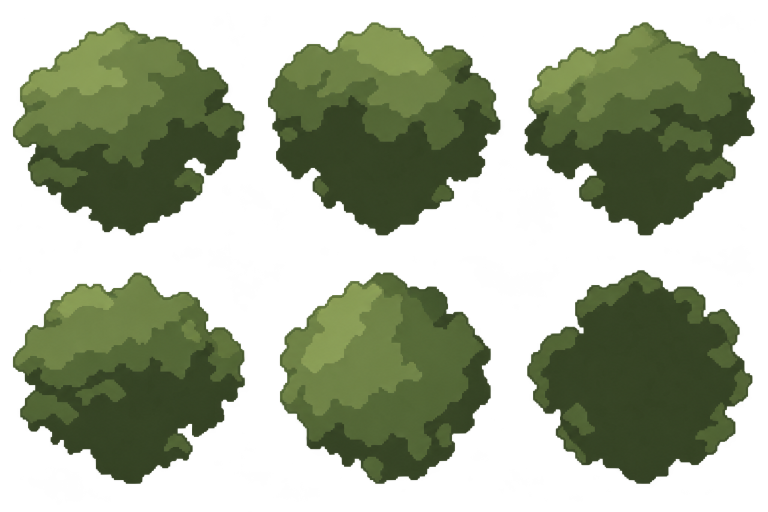
#> input picture source-data/vegetation-drawing/rejected-studies/model-drawn-crown-hierarchy.png, 1536 x 1024 px (shown at 1/2 size)
$ python build-hierarchy-hull.py
#> lines starting #> are read from the running program, lines starting #| are printed output that depends on the picture; after the words box and inside, x2 and y2 are one past the last pixel; in counts of white or black regions, pixels touching at a corner belong together; long printed decimals are rounded
# Written by AI on 2026-10-25 by model GPT-6 Astra.
# Convert six model-composed orthographic silhouettes to one shared 3D form.
from pathlib import Path
import json
import numpy as np
from PIL import Image
from scipy.ndimage import distance_transform_edt, map_coordinates
root=Path(__file__).parent
image=np.asarray(Image.open(root/'model-drawn-crown-hierarchy.png').convert('RGBA'))
#> image is the input picture: shape (1024, 1536, 4); mean R, G, B, A 62.4, 77.2, 40, 124.8
bases=np.array([((1,0,0),(0,-1,0)),((-1,0,0),(0,-1,0)),((0,0,-1),(0,-1,0)),((0,0,1),(0,-1,0)),((1,0,0),(0,0,1)),((1,0,0),(0,0,-1))])
axis=np.linspace(-.57,.57,17)
grid=np.stack(np.meshgrid(axis,axis,axis,indexing='ij'),-1)
field=np.full(grid.shape[:-1],np.inf)
for k,base in enumerate(bases):
 mask=image[(k//3)*512:(k//3+1)*512,(k%3)*512:(k%3+1)*512,3]>127
 signed=distance_transform_edt(mask)-distance_transform_edt(~mask)
 projection=grid@base.T*420+256
 sample=map_coordinates(signed,[projection[...,1],projection[...,0]],order=1,mode='constant',cval=-100)
 field=np.minimum(field,sample)
#> this loop made 6 passes
#> pass 1, `mask=image[(k//3)*512:(k//3+1)*512,(k%3)*512:(k%3+1)*512,3]>127`:
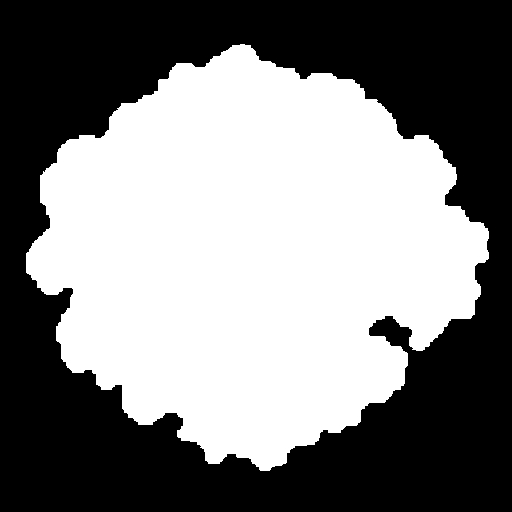
#> mask: shape (512, 512) bool; 49.9% white; 1 white region, box (x1, y1, x2, y2) and area: (26, 44, 489, 471) 130820
#> pass 1, `signed=distance_transform_edt(mask)-distance_transform_edt(~mask)`:
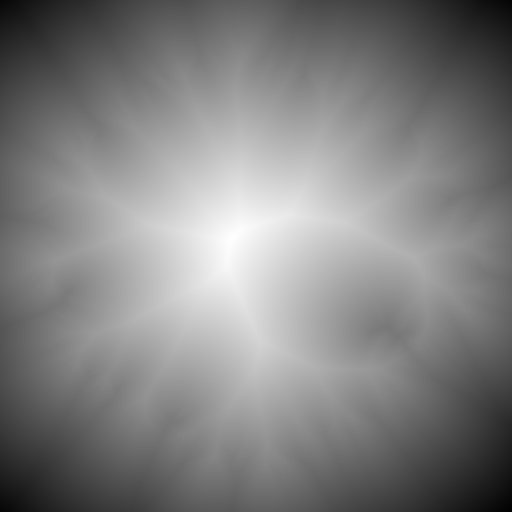
#> signed: shape (512, 512) float64; min -164.9, max 164.5, mean 2; drawn with min black and max white
#> pass 2, `mask=image[(k//3)*512:(k//3+1)*512,(k%3)*512:(k%3+1)*512,3]>127`:
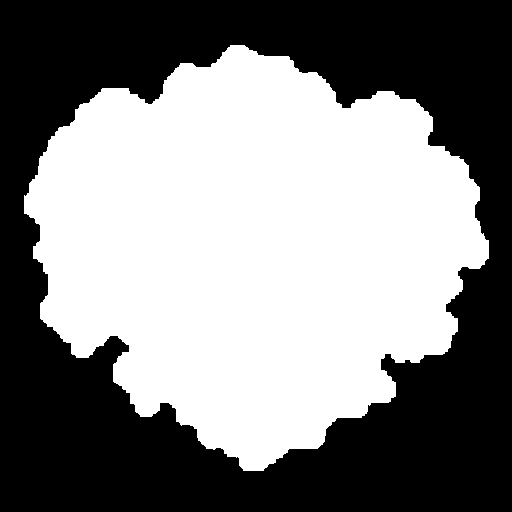
#> mask: shape (512, 512) bool; 51% white; 1 black region, box (x1, y1, x2, y2) and area: (0, 0, 512, 512) 128492
#> pass 2, `signed=distance_transform_edt(mask)-distance_transform_edt(~mask)`:
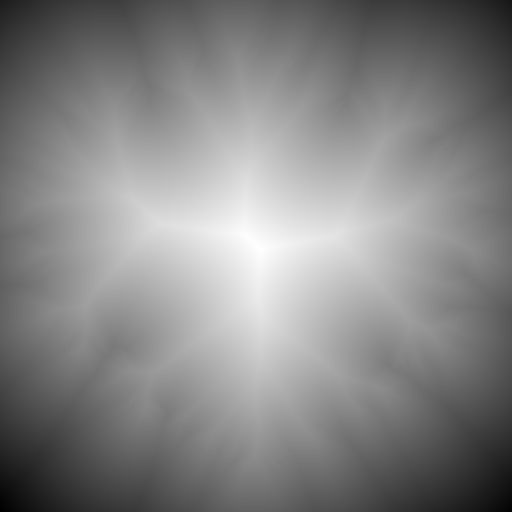
#> signed: shape (512, 512) float64; min -168, max 163.2, mean 4.8; drawn with min black and max white
#> after the loop:
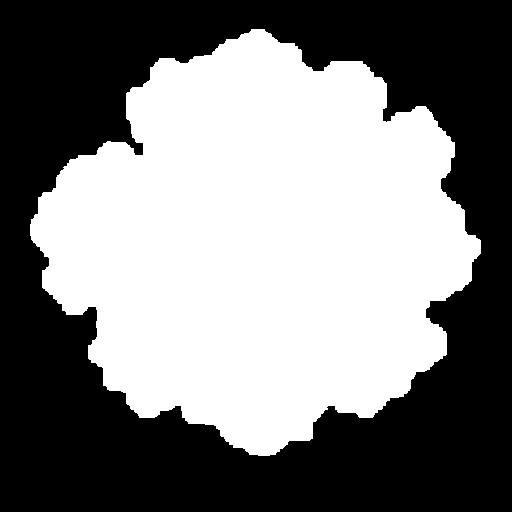
#> mask: shape (512, 512) bool; 49.2% white; 1 white region, box (x1, y1, x2, y2) and area: (30, 29, 481, 456) 129003
#> after the loop:
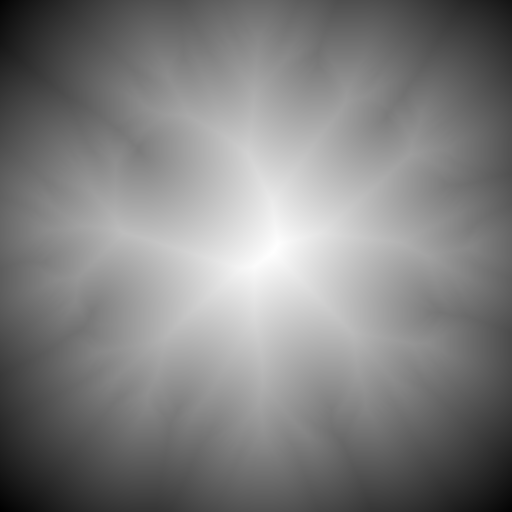
#> signed: shape (512, 512) float64; min -162.3, max 163.3, mean 1.4; drawn with min black and max white
corner=np.array([(0,0,0),(1,0,0),(1,1,0),(0,1,0),(0,0,1),(1,0,1),(1,1,1),(0,1,1)])
tetras=[[0,5,1,6],[0,1,2,6],[0,2,3,6],[0,3,7,6],[0,7,4,6],[0,4,5,6]]
vertices=[]
for cell in np.ndindex(*(np.array(field.shape)-1)):
 ids=corner+cell; values=field[tuple(ids.T)]
 if values.min()>0 or values.max()<0:continue
 points=grid[tuple(ids.T)]
 for tetra in tetras:
  p=points[tetra];v=values[tetra];inside=v>0
  if inside.all() or not inside.any():continue
  crossings=[]
  for a in range(4):
   for b in range(a+1,4):
    if inside[a]!=inside[b]:crossings.append(p[a]+(p[b]-p[a])*(v[a]/(v[a]-v[b])))
  crossings=np.array(crossings);centre=crossings.mean(0)
  outward=p[~inside].mean(0)-p[inside].mean(0);outward/=np.linalg.norm(outward)
  right=crossings[0]-centre;right/=np.linalg.norm(right);up=np.cross(outward,right)
  order=np.argsort(np.arctan2((crossings-centre)@up,(crossings-centre)@right))
  polygon=crossings[order]
  for j in range(1,len(polygon)-1):vertices.extend([polygon[0],polygon[j],polygon[j+1]])
#> this loop made 4096 passes
#> values on pass 50: [-118.1, -97.5, -97.5, -118.1, -100.1, -75.8, -75.8, -100.1]
#> after the loop, vertices = 16884 items, first 6: [-0.427, -0.235, -0.0712], [-0.444, -0.23, -0.0877], [-0.427, -0.235, -0.0927], [-0.427, -0.235, -0.0927], [-0.444, -0.23, -0.0877], [-0.427, -0.214, -0.131]
vertices=np.array(vertices)
unique,indices=np.unique(np.round(vertices,6),axis=0,return_inverse=True)
#> unique = 2814 rows, first 8: [-0.495, 0, 0.0712], [-0.495, 0.00395, 0.0712], [-0.495, 0.142, 0.0712], [-0.494, 0.148, 0.0712], [-0.493, 0.214, 0.0712], [-0.492, 0.0712, 0.0712], [-0.492, 0.0785, 0.0712], [-0.49, -0.0626, 0.0712]; indices = 16884 values, max 2813 at index 16842, min 0 at index 302, mean 1406.6
# Keep the inventory envelope exactly; the drawn surface is an interpretation.
coordinates=unique.copy()
#> coordinates has the same summary as unique
lo=unique.min(0);hi=unique.max(0);unique=(unique-lo)/(hi-lo)-.5
#> after `lo = unique.min(0)`: lo = [-0.495, -0.468, -0.472]
#> after `hi = unique.max(0)`: hi = [0.499, 0.484, 0.466]
#> after `unique = (unique - lo) / (hi - lo) - 0.5`: unique = 2814 rows, first 8: [-0.5, -0.00844, 0.0793], [-0.5, -0.00429, 0.0793], [-0.5, 0.141, 0.0793], [-0.499, 0.147, 0.0793], [-0.498, 0.216, 0.0793], [-0.497, 0.0664, 0.0793], [-0.497, 0.074, 0.0793], [-0.495, -0.0742, 0.0793]
triangles=indices.reshape(-1,3)
area=np.linalg.norm(np.cross(unique[triangles[:,1]]-unique[triangles[:,0]],unique[triangles[:,2]]-unique[triangles[:,0]]),axis=1)
#> area = 5628 values, max 0.00696 at index 3599, min 1.62e-08 at index 5623, mean 0.00126
triangles=triangles[area>1e-9]
(root/'crown-hierarchy-hull.js').write_text('// Written by AI on 2026-10-25 by model GPT-6 Astra.\nexport const crownPositions='+json.dumps(unique.round(6).ravel().tolist(),separators=(',',':'))+';\nexport const crownCoordinates='+json.dumps(coordinates.round(6).ravel().tolist(),separators=(',',':'))+';\nexport const crownIndices='+json.dumps(triangles.ravel().tolist(),separators=(',',':'))+';\n')
print({'vertices':len(unique),'triangles':len(triangles),'drawnBoundsBeforeEnvelopeFit':[lo.tolist(),hi.tolist()]})
#| {'vertices': 2814, 'triangles': 5628, 'drawnBoundsBeforeEnvelopeFit': [[-0.4948, -0.468, -0.4723], [0.4989, 0.484, 0.4659]]}
